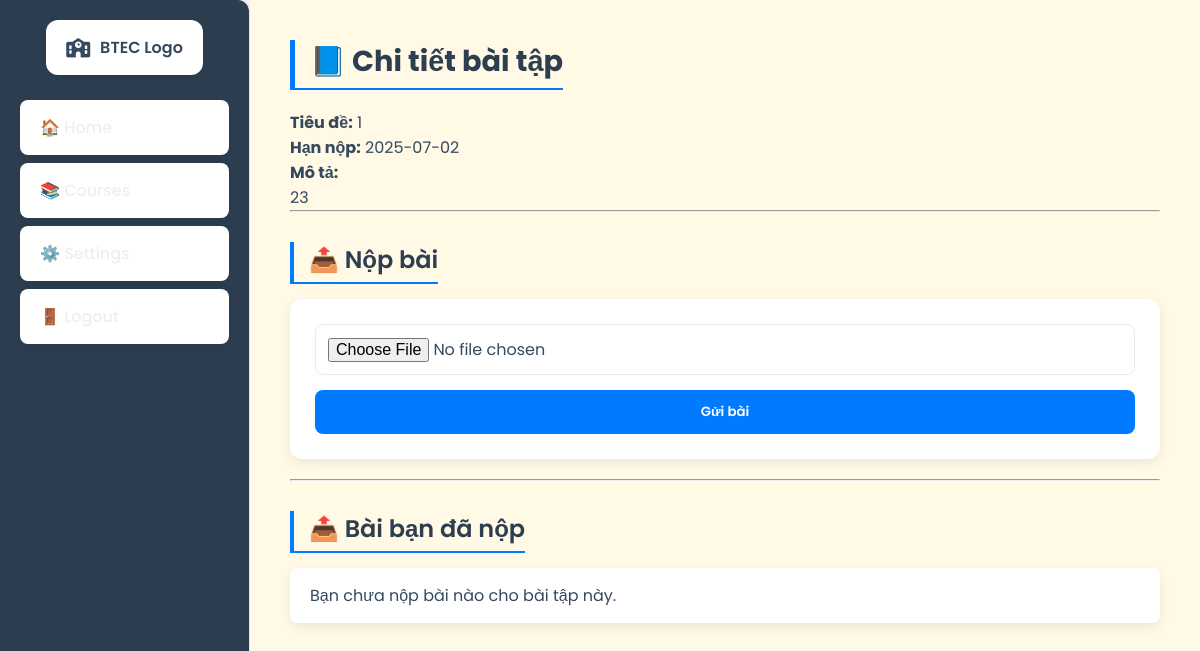
Screenshot of /main/assignment.php?course_id=1&assignment_id=1 (signed in) with the database file from the repository.
### tables this page shows
CREATE TABLE `assignment` (
  `assignment_id` int(11) NOT NULL,
  `course_id` int(11) DEFAULT NULL,
  `title` varchar(255) DEFAULT NULL,
  `description` text DEFAULT NULL,
  `deadline` date DEFAULT NULL
);

### main/assignment.php (the view, shortened to what this page needs)
<?php
include '../register/db_connect.php';
$userRole = $_SESSION['role'];
$assignmentId = $_GET['assignment_id'] ?? null;
function getUserId($conn, $role) {
    $email = $_SESSION['email'];
    $stmt = $conn->prepare("SELECT {$role}_id FROM {$role} WHERE email = ?");
    $stmt->bind_param("s", $email);
    $stmt->execute();
    $result = $stmt->get_result()->fetch_row();
    return $result[0] ?? null;
}
$studentId = ($userRole === 'student') ? getUserId($conn, 'student') : null;
$stmt = $conn->prepare("SELECT * FROM assignment WHERE assignment_id = ?");
$stmt->bind_param("i", $assignmentId);
$stmt->execute();
$assignment = $stmt->get_result()->fetch_assoc();
?>
<!DOCTYPE html>
<html lang="vi">
<head>
    <link rel="stylesheet" href="https://cdnjs.cloudflare.com/ajax/libs/font-awesome/6.4.0/css/all.min.css">
    <link rel="stylesheet" href="style.css">
    <link rel="stylesheet" href="stylee.css">
</head>
<body>
<div class="container">
  <div class="sidebar">
        <div class="sidebar-logo">
            <i class="fas fa-school"></i>
            <span>BTEC Logo</span>
        </div>
    <a href="main.php?page=home" class="<?= ($page === 'home') ? 'active' : '' ?>">🏠 Home</a>
    <a href="courses.php" class="<?= ($page === 'courses') ? 'active' : '' ?>">📚 Courses</a>
    <a href="settings.php" class="<?= ($page === 'settings') ? 'active' : '' ?>">⚙️ Settings</a>
    <a href="logout.php" class="<?= ($page === 'logout') ? 'active' : '' ?>">🚪 Logout</a>
  </div>
    <div class="main-wrapper">
        <div class="main-content">
            <h2>📘 Chi tiết bài tập</h2>
            <?php if ($assignment): ?>
                <div class="assignment-details">
                    <p><strong>Tiêu đề:</strong> <?= htmlspecialchars($assignment['title']) ?></p>
                    <p><strong>Hạn nộp:</strong> <?= $assignment['deadline'] ?></p>
                    <p><strong>Mô tả:</strong><br><?= nl2br(htmlspecialchars($assignment['description'])) ?></p>
                </div>
            <?php else: ?>
                <p style="color:red;">Bài tập không tồn tại.</p>
            <?php endif; ?>
            <?php if ($userRole === 'student'): ?>
                <hr>
                <h3>📤 Nộp bài</h3>
                <form class="submission-form" method="POST" enctype="multipart/form-data">
                    <input type="file" name="submission_file" required>
                    <button type="submit">Gửi bài</button>
                </form>
            <?php endif; ?>
            <?php if ($userRole === 'student'): ?>
                <hr>
                <h3>📤 Bài bạn đã nộp</h3>
                <ul class="submission-list">
                <?php
                $stmt = $conn->prepare("
                    SELECT file_path, submitted_at
                    FROM submission
                    WHERE assignment_id = ? AND student_id = ?
                ");
                $stmt->bind_param("ii", $assignmentId, $studentId);
                $stmt->execute();
                $subs = $stmt->get_result();
                if ($subs->num_rows > 0):
                    while ($row = $subs->fetch_assoc()):
                ?>
                    <li>
                        <span>⏱ <?= htmlspecialchars($row['submitted_at']) ?></span>
                        <a href="<?= htmlspecialchars($row['file_path']) ?>" target="_blank">📄 Xem bài</a>
                        <a href="<?= htmlspecialchars($row['file_path']) ?>" download>⬇ Tải về</a>
                    </li>
                <?php
                    endwhile;
                else:
                    echo "<li>Bạn chưa nộp bài nào cho bài tập này.</li>";
                endif;
                ?>
                </ul>
            <?php endif; ?>
        </div>
    </div>
</div>
</body>
</html>

### main/style.css (style rules this page uses)
* { box-sizing: border-box; }
body { margin: 0; font-family: 'Segoe UI', Tahoma, Geneva, Verdana, sans-serif; background-color: #f5f7fa; color: #333; height: 100vh; display: flex; flex-direction: column; }
.container { display: flex; height: 100vh; overflow: hidden; }
.sidebar { width: 280px; background-color: #ffffff; padding: 30px 20px; border-right: 1px solid #e1e4e8; display: flex; flex-direction: column; align-items: center; overflow-y: auto; box-shadow: 2px 0 5px rgba(0,0,0,0.05); transition: width 0.3s ease; }
.sidebar a { display: block; padding: 14px 20px; margin: 10px 0; width: 100%; font-size: 16px; color: #444; text-decoration: none; background-color: #f9f9f9; text-align: center; border-radius: 8px; box-shadow: inset 0 0 5px rgba(0,0,0,0.03); transition: background-color 0.3s, box-shadow 0.3s; }
.main-wrapper { flex: 1; display: flex; flex-direction: column; background-color: #fcfcfc; overflow: hidden; }
.main-content { flex: 1; padding: 35px 50px; overflow-y: auto; background-color: #fff9e6; border-radius: 0 0 0 12px; }
.main-content h2 { margin-bottom: 25px; font-size: 28px; font-weight: 700; color: #222; }

### main/stylee.css (style rules this page uses)
:root { --primary-color: #0d6efd; --secondary-color: #6c757d; --background-color: #f7f7f7; --card-bg-color: #ffffff; --sidebar-bg-color: #2c3e50; --sidebar-link-color: #ecf0f1; --sidebar-active-color: #ffffff; --border-color: #dee2e6; --text-color: #34495e; --heading-color: #2c3e50; --shadow: 0 0.5rem 1rem rgba(0, 0, 0, 0.08); --hover-shadow: 0 0.75rem 1.5rem rgba(0, 0, 0, 0.15); }
* { box-sizing: border-box; margin: 0; padding: 0; font-family: 'Poppins', sans-serif; }
body { background-color: var(--background-color); color: var(--text-color); }
.container { display: flex; min-height: 100vh; }
.sidebar { width: 250px; background-color: #2c3e50; display: flex; flex-direction: column; padding: 20px 10px; box-shadow: 2px 0 10px rgba(0, 0, 0, 0.1); transition: width 0.3s ease; flex-shrink: 0; border-radius: 0 12px 12px 0; }
.sidebar-logo { background-color: white; color: #34495e; padding: 15px 20px; text-align: center; font-weight: 600; margin: 0 10px 25px 10px; border-radius: 12px; box-shadow: var(--shadow); display: flex; align-items: center; justify-content: center; gap: 10px; }
.sidebar-logo i { font-size: 1.2rem; color: #34495e; }
.sidebar a { background-color: white; color: #34495e; text-decoration: none; padding: 15px 20px; margin: 0 10px 12px 10px; border-radius: 12px; transition: all 0.3s ease; display: flex; align-items: center; gap: 15px; font-weight: 500; box-shadow: var(--shadow); }
.main-wrapper { flex: 1; display: flex; flex-direction: column; }
.main-content { padding: 40px; flex: 1; overflow-y: auto; }
.main-content h2 { font-size: 1.8rem; color: var(--heading-color); margin-bottom: 20px; border-left: 5px solid var(--primary-color); padding-left: 15px; }
.main-content h3 { font-size: 1.5rem; color: var(--heading-color); margin-top: 30px; margin-bottom: 15px; border-bottom: 2px solid var(--primary-color); padding-bottom: 5px; display: inline-block; }

### rows the page displays
assignment: title "1", deadline "2025-07-02", description "23"
